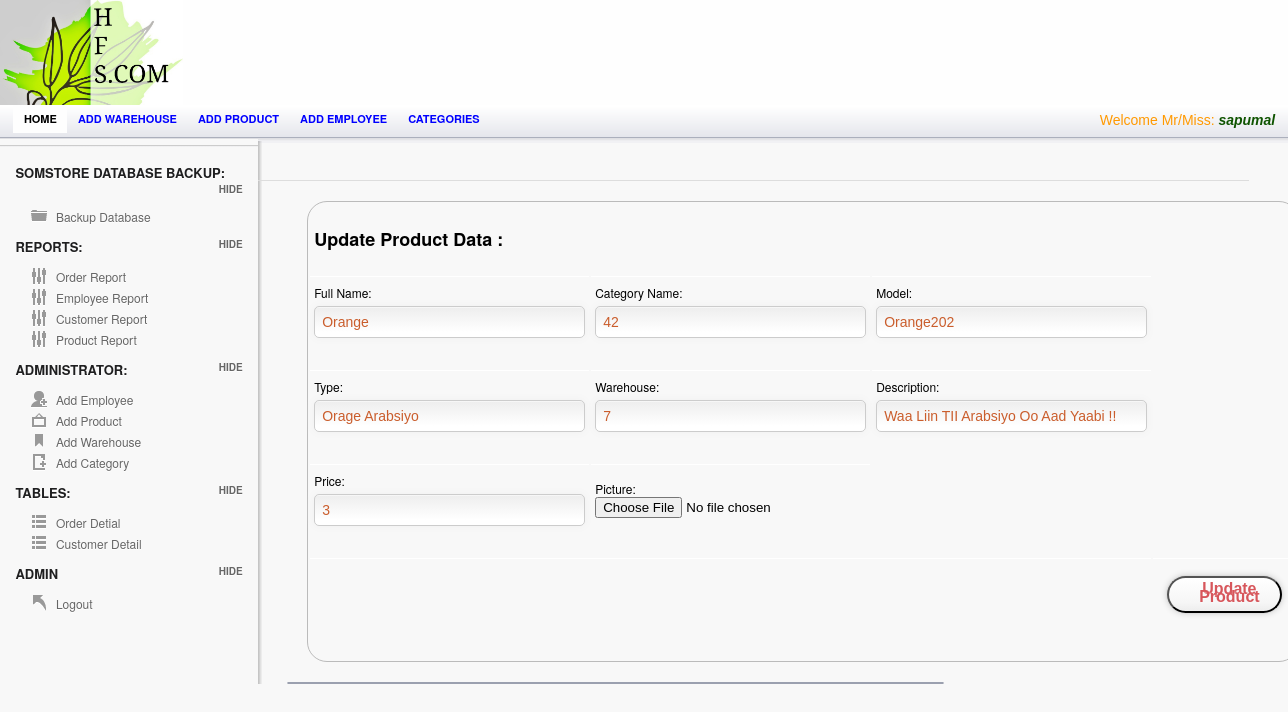
Before: /Admin/prodViewUpdate.php?update=1 (signed in) with the older database file.
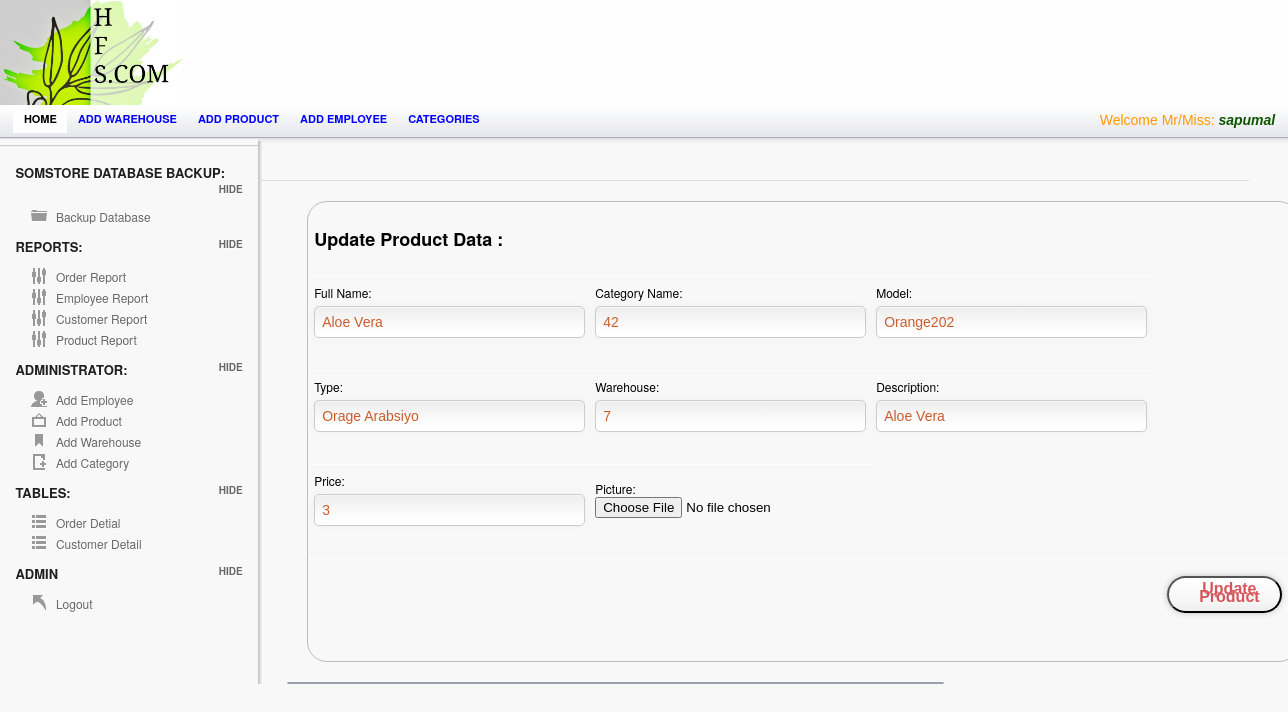
After: the same page with the newer database file.
### tables this page shows
CREATE TABLE `product` (
  `Product_ID` int(255) NOT NULL AUTO_INCREMENT,
  `productName` varchar(77) NOT NULL,
  `Category_ID` int(255) NOT NULL,
  `Model` varchar(50) NOT NULL,
  `Type` varchar(50) NOT NULL,
  `Warehouse_ID` int(255) NOT NULL,
  `Description` varchar(500) NOT NULL,
  `Price` varchar(255) NOT NULL,
  `Picture` varchar(255) NOT NULL,
  PRIMARY KEY (`Product_ID`),
  KEY `Category_ID` (`Category_ID`),
  KEY `Warehouse_ID` (`Warehouse_ID`),
  CONSTRAINT `product_ibfk_1` FOREIGN KEY (`Category_ID`) REFERENCES `category` (`Category_ID`),
  CONSTRAINT `product_ibfk_2` FOREIGN KEY (`Warehouse_ID`) REFERENCES `warehouse` (`Warehouse_ID`)
);

### session.php (called while the page is built, shortened)
<?php
include('config.php');
$check=$_SESSION['login_username'];
$session=mysqli_query($mysqli, "select Username from employee where Username='$check' ");
$row=mysqli_fetch_array($session);
$login_session=$row['Username'];
?>

### Admin/prodViewUpdate.php (the view, shortened to what this page needs)
	<?php
include("../session.php");
	include("../config.php");
	?>
<!doctype html>
<html lang="en">
<head>
	<link rel="stylesheet" href="css/layout.css" type="text/css" media="screen" />
</head>
<body>
<div id="container">
	   <div id="header">
		<div id="logo-banner">
				<div id="logo">
					<a href="index.php"><img src="images/logo.png" alt="" /></a>
				</div>
				<div id="banner">
				</div>
		</div>
		</div>
	<div id="content-wrap">
	<section id="secondary_bar">
             <nav>
                <ul>
                    <li class="selected"><a href="index.php">Home</a></li>
                    <li><a href="add_warehouse.php">Add warehouse</a></li>
                    <li><a href="add_product.php">Add product</a></li>
                    <li><a href="Employee.php">Add employee</a></li>
                    <li><a href="add_category.php">Categories</a></li>
                    <li class="logout"> <span class="check"> <?php echo "Welcome Mr/Miss:   ". "<font color='##fa5400'><i><b>".$login_session."</b></i></font>" ;?> </span></li>
                </ul>
            </nav>
	</section>
<aside id="sidebar" class="column">
		<hr/>
		<h3> SomStore Database Backup:</h3>
		<ul class="toggle">
		    <li class="icn_folder"><a href="Backup.php">Backup Database</a></li>
		</ul>
		<h3>Reports:</h3>
		<ul class="toggle">
		    <li class="icn_settings"><a href="a_report.php" target="_blank">Order Report</a></li>
			<li class="icn_settings"><a href="EmployeeReport.php">Employee Report</a></li>
			<li class="icn_settings"><a href="CustomerReport.php">Customer Report</a></li>
			<li class="icn_settings"><a href="ProductReport.php"> Product Report</a></li>
		</ul>
		<h3>Administrator:</h3>
		<ul class="toggle">
		    <li class="icn_add_user"><a href="Employee.php">Add Employee</a></li>
			<li class="icn_photo"><a href="add_product.php">Add Product</a></li>
			<li class="icn_tags"><a href="add_warehouse.php">Add Warehouse</a></li>
			<li class="icn_new_article"><a href="add_category.php">Add Category</a></li>
		</ul>
        <h3>Tables:</h3>
		<ul class="toggle">
		    <li class="icn_categories"><a href="order.php">Order Detial</a></li>
     		<li class="icn_categories"><a href="customerTable.php">Customer Detail</a></li>
		</ul>
		<h3>Admin</h3>
		<ul class="toggle">
			<li class="icn_jump_back"><a href="../logout.php">Logout</a></li>
		</ul>
	</aside>
	<section id="main" class="column">
<?php
$update=$_GET['update'];
$result = mysqli_query($mysqli,"SELECT * FROM product  where Product_ID ='$update'");
?>
<?php if($row = mysqli_fetch_array($result))
  {?>
	<div id="form_wrapper" class="form_wrapper">
		 <table>
					<form class="register active" action="prodUpdate.php" method="POST" autocomplete="off">
					<th colspan="3"><h2>Update Product Data :</h2> </th>
   <tr>
    <td>
	  <label>Full Name:</label>
		<input type="text" id="fname" name="fname" value="<?php echo $row['productName'];?>"  placeholder="Full name" required>
	</td>
    <td>
	<label>Category Name:</label>
		<input type="text" id="cname" name="cname" value="<?php echo $row['Category_ID'];?>" placeholder="User name" required>
	</td>
    <td>
	<label>Model:</label>
		<input type="text" id="model" name="model" value="<?php echo $row['Model'];?>" placeholder="User name" required>
   </td>
   </tr>
   <tr>
      <td>
	  <label>Type:</label>
		<input type="text" id="type" name="type" value="<?php echo $row['Type'];?>"  placeholder="Full name" required>
	</td>
   <td>
	<label>Warehouse:</label>
		<input type="text" id="whouse" name="whouse" value="<?php echo $row['Warehouse_ID'];?>" placeholder="User name" required>
   </td>
     <td>
	<label>Description:</label>
	<input type="text" id="desp" name="desp" value="<?php echo $row['Description'];?>" placeholder="User name" required>
   </td>
   </tr>
      <tr>
      <td>
	  <label>Price:</label>
		<input type="text" id="price" name="price" value="<?php echo $row['Price'];?>"  placeholder="Full name" required>
	</td>
   <td>
		<label> Picture:</label>
		<input type="file" name="picture" id="picture"  value="<?php echo $row['Picture'];?>" placeholder="Full name" required>
   </td>
   </tr>
			<div class="bottom">
						<td colspan="3">
							<td colspan="3">
						<button type="submit"  name="submit" value="Update" class="a-btn"> <span class="a-btn-text">Update Product</span></button>
						</td>
						</td>
						</div>
	</form>
	</table>
	</div>
         <?php }?>
		<article class="module width_3_quarter">
	    </article>
	</section>
          </div>
   </div>
</body>
</html>

Changed rows visible on the page:
changed product "Orange202": fname "Orange" → "Aloe Vera"; desp "Waa Liin TII Arabsiyo Oo Aad Yaabi !!" → "Aloe Vera"
